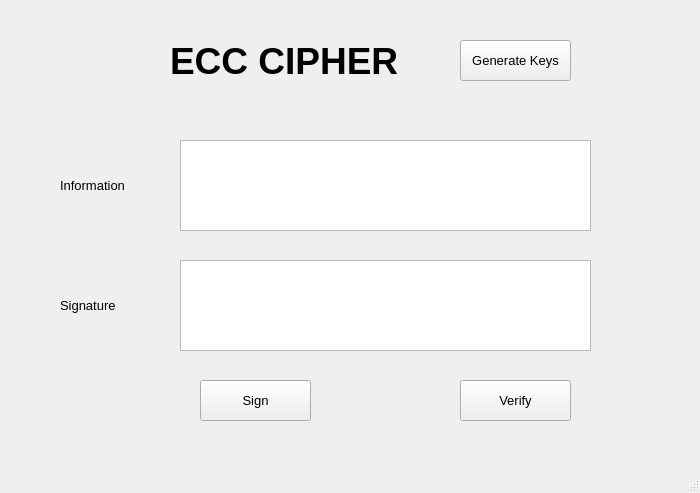
<?xml version="1.0" encoding="UTF-8"?>
<ui version="4.0">
 <class>MainWindow</class>
 <widget class="QMainWindow" name="MainWindow">
  <property name="geometry">
   <rect>
    <x>0</x>
    <y>0</y>
    <width>700</width>
    <height>493</height>
   </rect>
  </property>
  <property name="windowTitle">
   <string>MainWindow</string>
  </property>
  <widget class="QWidget" name="centralwidget">
   <widget class="QLabel" name="label">
    <property name="geometry">
     <rect>
      <x>170</x>
      <y>40</y>
      <width>241</width>
      <height>41</height>
     </rect>
    </property>
    <property name="font">
     <font>
      <pointsize>28</pointsize>
      <weight>75</weight>
      <bold>true</bold>
     </font>
    </property>
    <property name="text">
     <string>ECC CIPHER</string>
    </property>
   </widget>
   <widget class="QPushButton" name="btn_gen_keys">
    <property name="geometry">
     <rect>
      <x>460</x>
      <y>40</y>
      <width>111</width>
      <height>41</height>
     </rect>
    </property>
    <property name="font">
     <font>
      <pointsize>10</pointsize>
     </font>
    </property>
    <property name="text">
     <string>Generate Keys</string>
    </property>
   </widget>
   <widget class="QPushButton" name="btn_sign">
    <property name="geometry">
     <rect>
      <x>200</x>
      <y>380</y>
      <width>111</width>
      <height>41</height>
     </rect>
    </property>
    <property name="font">
     <font>
      <pointsize>10</pointsize>
     </font>
    </property>
    <property name="text">
     <string>Sign</string>
    </property>
   </widget>
   <widget class="QPushButton" name="btn_verify">
    <property name="geometry">
     <rect>
      <x>460</x>
      <y>380</y>
      <width>111</width>
      <height>41</height>
     </rect>
    </property>
    <property name="font">
     <font>
      <pointsize>10</pointsize>
     </font>
    </property>
    <property name="text">
     <string>Verify</string>
    </property>
   </widget>
   <widget class="QLabel" name="label_2">
    <property name="geometry">
     <rect>
      <x>60</x>
      <y>170</y>
      <width>91</width>
      <height>31</height>
     </rect>
    </property>
    <property name="font">
     <font>
      <pointsize>10</pointsize>
     </font>
    </property>
    <property name="text">
     <string>Information</string>
    </property>
   </widget>
   <widget class="QLabel" name="label_3">
    <property name="geometry">
     <rect>
      <x>60</x>
      <y>290</y>
      <width>91</width>
      <height>31</height>
     </rect>
    </property>
    <property name="font">
     <font>
      <pointsize>10</pointsize>
     </font>
    </property>
    <property name="text">
     <string>Signature</string>
    </property>
   </widget>
   <widget class="QTextEdit" name="textEdit">
    <property name="geometry">
     <rect>
      <x>180</x>
      <y>140</y>
      <width>411</width>
      <height>91</height>
     </rect>
    </property>
   </widget>
   <widget class="QTextEdit" name="textEdit_2">
    <property name="geometry">
     <rect>
      <x>180</x>
      <y>260</y>
      <width>411</width>
      <height>91</height>
     </rect>
    </property>
   </widget>
  </widget>
  <widget class="QMenuBar" name="menubar">
   <property name="geometry">
    <rect>
     <x>0</x>
     <y>0</y>
     <width>700</width>
     <height>21</height>
    </rect>
   </property>
  </widget>
  <widget class="QStatusBar" name="statusbar"/>
 </widget>
 <resources/>
 <connections/>
</ui>
